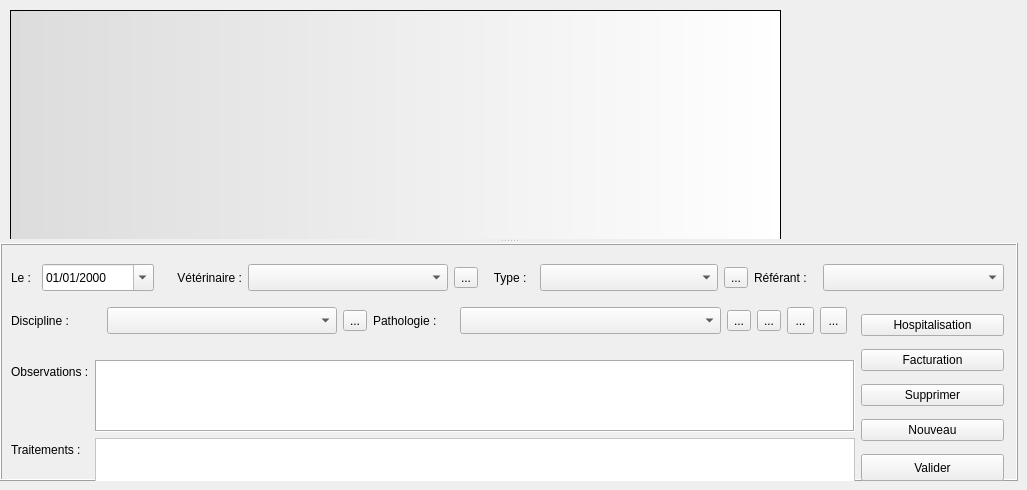
  <widget class="QWidget" name="tab_consulation">
   <attribute name="title">
    <string>Consultations</string>
   </attribute>
   <widget class="QSplitter" name="splitter">
    <property name="geometry">
     <rect>
      <x>0</x>
      <y>0</y>
      <width>1018</width>
      <height>481</height>
     </rect>
    </property>
    <property name="sizePolicy">
     <sizepolicy hsizetype="Preferred" vsizetype="Preferred">
      <horstretch>0</horstretch>
      <verstretch>0</verstretch>
     </sizepolicy>
    </property>
    <property name="maximumSize">
     <size>
      <width>16777215</width>
      <height>16777215</height>
     </size>
    </property>
    <property name="orientation">
     <enum>Qt::Vertical</enum>
    </property>
    <widget class="QFrame" name="frame_med_sup">
     <property name="styleSheet">
      <string notr="true">background-color: rgb(188, 255, 231,0);</string>
     </property>
     <property name="frameShape">
      <enum>QFrame::Box</enum>
     </property>
     <property name="frameShadow">
      <enum>QFrame::Raised</enum>
     </property>
     <widget class="QTextBrowser" name="textBrowser_consultations">
      <property name="geometry">
       <rect>
        <x>10</x>
        <y>10</y>
        <width>771</width>
        <height>401</height>
       </rect>
      </property>
      <property name="styleSheet">
       <string notr="true">background-position: right; background-image:  url(:/newPrefix/images/openvet.png);background-repeat: no-repeat; 
background-color: qlineargradient(spread:pad, x1:0, y1:0, x2:1, y2:0, stop:0 rgba(220, 220, 220, 255), stop:1 rgba(255, 255, 255, 255));</string>
      </property>
     </widget>
     <widget class="QListView" name="listView_vaccins">
      <property name="geometry">
       <rect>
        <x>790</x>
        <y>10</y>
        <width>221</width>
        <height>141</height>
       </rect>
      </property>
     </widget>
    </widget>
    <widget class="QFrame" name="frame_med_inf">
     <property name="sizePolicy">
      <sizepolicy hsizetype="Preferred" vsizetype="Expanding">
       <horstretch>0</horstretch>
       <verstretch>0</verstretch>
      </sizepolicy>
     </property>
     <property name="minimumSize">
      <size>
       <width>0</width>
       <height>0</height>
      </size>
     </property>
     <property name="toolTip">
      <string>Ajouter un commentaire</string>
     </property>
     <property name="styleSheet">
      <string notr="true"/>
     </property>
     <property name="frameShape">
      <enum>QFrame::Box</enum>
     </property>
     <property name="frameShadow">
      <enum>QFrame::Raised</enum>
     </property>
     <widget class="QWidget" name="layoutWidget">
      <property name="geometry">
       <rect>
        <x>11</x>
        <y>11</y>
        <width>993</width>
        <height>246</height>
       </rect>
      </property>
      <layout class="QVBoxLayout" name="verticalLayout_6">
       <item>
        <layout class="QHBoxLayout" name="horizontalLayout">
         <property name="spacing">
          <number>6</number>
         </property>
         <item>
          <widget class="QLabel" name="label_13">
           <property name="maximumSize">
            <size>
             <width>25</width>
             <height>27</height>
            </size>
           </property>
           <property name="text">
            <string>Le :</string>
           </property>
           <property name="buddy">
            <cstring>dateEdit_consult</cstring>
           </property>
          </widget>
         </item>
         <item>
          <widget class="QDateEdit" name="dateEdit_consult">
           <property name="sizePolicy">
            <sizepolicy hsizetype="Fixed" vsizetype="Fixed">
             <horstretch>0</horstretch>
             <verstretch>0</verstretch>
            </sizepolicy>
           </property>
           <property name="minimumSize">
            <size>
             <width>112</width>
             <height>27</height>
            </size>
           </property>
           <property name="maximumSize">
            <size>
             <width>16777215</width>
             <height>27</height>
            </size>
           </property>
           <property name="toolTip">
            <string>Date de consultation</string>
           </property>
           <property name="displayFormat">
            <string>dd/MM/yyyy</string>
           </property>
           <property name="calendarPopup">
            <bool>true</bool>
           </property>
          </widget>
         </item>
         <item>
          <widget class="QLabel" name="label">
           <property name="minimumSize">
            <size>
             <width>82</width>
             <height>0</height>
            </size>
           </property>
           <property name="maximumSize">
            <size>
             <width>82</width>
             <height>27</height>
            </size>
           </property>
           <property name="text">
            <string>Vétérinaire :</string>
           </property>
           <property name="textFormat">
            <enum>Qt::AutoText</enum>
           </property>
           <property name="alignment">
            <set>Qt::AlignRight|Qt::AlignTrailing|Qt::AlignVCenter</set>
           </property>
           <property name="textInteractionFlags">
            <set>Qt::LinksAccessibleByMouse</set>
           </property>
           <property name="buddy">
            <cstring>comboBox_veterinaire</cstring>
           </property>
          </widget>
         </item>
         <item>
          <widget class="MyComboBox" name="comboBox_veterinaire">
           <property name="sizePolicy">
            <sizepolicy hsizetype="Fixed" vsizetype="Fixed">
             <horstretch>0</horstretch>
             <verstretch>0</verstretch>
            </sizepolicy>
           </property>
           <property name="minimumSize">
            <size>
             <width>200</width>
             <height>27</height>
            </size>
           </property>
           <property name="maximumSize">
            <size>
             <width>16777215</width>
             <height>27</height>
            </size>
           </property>
           <property name="toolTip">
            <string>Vétérinaire consultant</string>
           </property>
           <property name="styleSheet">
            <string notr="true">selection-background-color: rgb(255, 255, 127);</string>
           </property>
           <property name="editable">
            <bool>false</bool>
           </property>
           <property name="frame">
            <bool>true</bool>
           </property>
          </widget>
         </item>
         <item>
          <widget class="QToolButton" name="toolButton_Veterinaire">
           <property name="toolTip">
            <string>Editer la liste des vétérinaires</string>
           </property>
           <property name="text">
            <string>...</string>
           </property>
           <property name="icon">
            <iconset resource="resources.qrc">
             <normaloff>:/newPrefix/images/edit1.png</normaloff>:/newPrefix/images/edit1.png</iconset>
           </property>
           <property name="iconSize">
            <size>
             <width>20</width>
             <height>20</height>
            </size>
           </property>
          </widget>
         </item>
         <item>
          <widget class="QLabel" name="label_12">
           <property name="maximumSize">
            <size>
             <width>50</width>
             <height>27</height>
            </size>
           </property>
           <property name="text">
            <string>   Type :</string>
           </property>
           <property name="buddy">
            <cstring>comboBox_consultType</cstring>
           </property>
          </widget>
         </item>
         <item>
          <widget class="MyComboBox" name="comboBox_consultType">
           <property name="minimumSize">
            <size>
             <width>160</width>
             <height>27</height>
            </size>
           </property>
           <property name="maximumSize">
            <size>
             <width>16777215</width>
             <height>27</height>
            </size>
           </property>
           <property name="toolTip">
            <string>Choir le type dominant de la consultation</string>
           </property>
           <property name="styleSheet">
            <string notr="true">selection-background-color: rgb(255, 255, 127);</string>
           </property>
          </widget>
         </item>
         <item>
          <widget class="QToolButton" name="toolButton_TypeConsultation">
           <property name="toolTip">
            <string>Editer les types de consultation</string>
           </property>
           <property name="text">
            <string>...</string>
           </property>
           <property name="icon">
            <iconset resource="resources.qrc">
             <normaloff>:/newPrefix/images/edit1.png</normaloff>:/newPrefix/images/edit1.png</iconset>
           </property>
           <property name="iconSize">
            <size>
             <width>20</width>
             <height>20</height>
            </size>
           </property>
          </widget>
         </item>
         <item>
          <widget class="QLabel" name="label_Referant">
           <property name="maximumSize">
            <size>
             <width>63</width>
             <height>27</height>
            </size>
           </property>
           <property name="text">
            <string>Référant :</string>
           </property>
           <property name="buddy">
            <cstring>comboBox_Referant</cstring>
           </property>
          </widget>
         </item>
         <item>
          <widget class="MyComboBox" name="comboBox_Referant">
           <property name="minimumSize">
            <size>
             <width>181</width>
             <height>27</height>
            </size>
           </property>
           <property name="maximumSize">
            <size>
             <width>16777215</width>
             <height>27</height>
            </size>
           </property>
           <property name="toolTip">
            <string>Choisir un vétérinaire référant</string>
           </property>
           <property name="styleSheet">
            <string notr="true">selection-background-color: rgb(255, 255, 127);</string>
           </property>
           <property name="editable">
            <bool>false</bool>
           </property>
          </widget>
         </item>
        </layout>
       </item>
       <item>
        <layout class="QHBoxLayout" name="horizontalLayout_8">
         <item>
          <layout class="QVBoxLayout" name="verticalLayout_5">
           <item>
            <layout class="QHBoxLayout" name="horizontalLayout_7">
             <item>
              <widget class="QLabel" name="label_17">
               <property name="maximumSize">
                <size>
                 <width>90</width>
                 <height>27</height>
                </size>
               </property>
               <property name="text">
                <string>Discipline :</string>
               </property>
              </widget>
             </item>
             <item>
              <widget class="MyComboBox" name="comboBox_PathologieDomaine">
               <property name="minimumSize">
                <size>
                 <width>200</width>
                 <height>27</height>
                </size>
               </property>
               <property name="maximumSize">
                <size>
                 <width>230</width>
                 <height>27</height>
                </size>
               </property>
               <property name="toolTip">
                <string>Domaine pathologique dominant de la consultation</string>
               </property>
               <property name="styleSheet">
                <string notr="true">selection-background-color: rgb(255, 255, 127);</string>
               </property>
              </widget>
             </item>
             <item>
              <widget class="QToolButton" name="toolButton_EditDomaine">
               <property name="text">
                <string>...</string>
               </property>
               <property name="icon">
                <iconset resource="resources.qrc">
                 <normaloff>:/newPrefix/images/edit1.png</normaloff>:/newPrefix/images/edit1.png</iconset>
               </property>
               <property name="iconSize">
                <size>
                 <width>20</width>
                 <height>20</height>
                </size>
               </property>
              </widget>
             </item>
             <item>
              <widget class="QLabel" name="label_Pathologie">
               <property name="minimumSize">
                <size>
                 <width>81</width>
                 <height>0</height>
                </size>
               </property>
               <property name="maximumSize">
                <size>
                 <width>81</width>
                 <height>27</height>
                </size>
               </property>
               <property name="text">
                <string>Pathologie :</string>
               </property>
              </widget>
             </item>
             <item>
              <widget class="MyComboBox" name="comboBox_Pathologie">
               <property name="minimumSize">
                <size>
                 <width>221</width>
                 <height>27</height>
                </size>
               </property>
               <property name="maximumSize">
                <size>
                 <width>261</width>
                 <height>27</height>
                </size>
               </property>
               <property name="toolTip">
                <string>Pressez Enrée pour valider la sélection</string>
               </property>
               <property name="styleSheet">
                <string notr="true">selection-background-color: rgb(255, 255, 127);</string>
               </property>
               <property name="editable">
                <bool>false</bool>
               </property>
              </widget>
             </item>
             <item>
              <widget class="QToolButton" name="toolButton_EditPathologie">
               <property name="toolTip">
                <string>Editer les pathologies</string>
               </property>
               <property name="text">
                <string>...</string>
               </property>
               <property name="icon">
                <iconset resource="resources.qrc">
                 <normaloff>:/newPrefix/images/edit1.png</normaloff>:/newPrefix/images/edit1.png</iconset>
               </property>
               <property name="iconSize">
                <size>
                 <width>20</width>
                 <height>20</height>
                </size>
               </property>
              </widget>
             </item>
             <item>
              <widget class="QToolButton" name="toolButton_ScanPathologie">
               <property name="toolTip">
                <string>Rechercher une pathologie</string>
               </property>
               <property name="text">
                <string>...</string>
               </property>
               <property name="icon">
                <iconset resource="resources.qrc">
                 <normaloff>:/newPrefix/images/loupe2.png</normaloff>:/newPrefix/images/loupe2.png</iconset>
               </property>
               <property name="iconSize">
                <size>
                 <width>20</width>
                 <height>20</height>
                </size>
               </property>
              </widget>
             </item>
             <item>
              <widget class="QToolButton" name="toolButton_Pathologie">
               <property name="minimumSize">
                <size>
                 <width>27</width>
                 <height>27</height>
                </size>
               </property>
               <property name="maximumSize">
                <size>
                 <width>27</width>
                 <height>27</height>
                </size>
               </property>
               <property name="toolTip">
                <string>Accès au formulaire de pathologie</string>
               </property>
               <property name="text">
                <string>...</string>
               </property>
               <property name="icon">
                <iconset resource="resources.qrc">
                 <normaloff>:/newPrefix/images/pathologie.png</normaloff>:/newPrefix/images/pathologie.png</iconset>
               </property>
               <property name="iconSize">
                <size>
                 <width>36</width>
                 <height>36</height>
                </size>
               </property>
              </widget>
             </item>
             <item>
              <widget class="QToolButton" name="toolButton_comment">
               <property name="minimumSize">
                <size>
                 <width>27</width>
                 <height>27</height>
                </size>
               </property>
               <property name="maximumSize">
                <size>
                 <width>27</width>
                 <height>27</height>
                </size>
               </property>
               <property name="toolTip">
                <string>Ajouter un commentaire</string>
               </property>
               <property name="text">
                <string>...</string>
               </property>
               <property name="icon">
                <iconset resource="resources.qrc">
                 <normaloff>:/newPrefix/images/info.png</normaloff>:/newPrefix/images/info.png</iconset>
               </property>
               <property name="iconSize">
                <size>
                 <width>48</width>
                 <height>48</height>
                </size>
               </property>
              </widget>
             </item>
            </layout>
           </item>
           <item>
            <widget class="QLabel" name="label_Pathologies">
             <property name="maximumSize">
              <size>
               <width>16777215</width>
               <height>27</height>
              </size>
             </property>
             <property name="toolTip">
              <string>Pathologies selectionnées</string>
             </property>
             <property name="text">
              <string/>
             </property>
             <property name="textFormat">
              <enum>Qt::RichText</enum>
             </property>
             <property name="alignment">
              <set>Qt::AlignCenter</set>
             </property>
            </widget>
           </item>
           <item>
            <layout class="QFormLayout" name="formLayout">
             <property name="fieldGrowthPolicy">
              <enum>QFormLayout::AllNonFixedFieldsGrow</enum>
             </property>
             <item row="0" column="0">
              <widget class="QLabel" name="label_14">
               <property name="text">
                <string>Observations :</string>
               </property>
              </widget>
             </item>
             <item row="0" column="1">
              <widget class="QTextEdit" name="textEdit_consultObs">
               <property name="sizePolicy">
                <sizepolicy hsizetype="Preferred" vsizetype="Preferred">
                 <horstretch>0</horstretch>
                 <verstretch>0</verstretch>
                </sizepolicy>
               </property>
               <property name="minimumSize">
                <size>
                 <width>760</width>
                 <height>0</height>
                </size>
               </property>
               <property name="maximumSize">
                <size>
                 <width>16777215</width>
                 <height>111</height>
                </size>
               </property>
               <property name="toolTip">
                <string>Insérer les observations cliniques</string>
               </property>
               <property name="styleSheet">
                <string notr="true">background-color: rgb(255, 255, 255);</string>
               </property>
               <property name="frameShape">
                <enum>QFrame::Box</enum>
               </property>
               <property name="frameShadow">
                <enum>QFrame::Sunken</enum>
               </property>
              </widget>
             </item>
             <item row="1" column="0">
              <widget class="QLabel" name="label_15">
               <property name="text">
                <string>Traitements :</string>
               </property>
              </widget>
             </item>
             <item row="1" column="1">
              <widget class="QTextEdit" name="textEdit_consultTrait">
               <property name="sizePolicy">
                <sizepolicy hsizetype="Fixed" vsizetype="Fixed">
                 <horstretch>0</horstretch>
                 <verstretch>0</verstretch>
                </sizepolicy>
               </property>
               <property name="minimumSize">
                <size>
                 <width>760</width>
                 <height>0</height>
                </size>
               </property>
               <property name="maximumSize">
                <size>
                 <width>16777215</width>
                 <height>51</height>
                </size>
               </property>
               <property name="toolTip">
                <string>Inserez les traitements</string>
               </property>
               <property name="styleSheet">
                <string notr="true">background-color: rgb(255, 255, 255);</string>
               </property>
              </widget>
             </item>
            </layout>
           </item>
          </layout>
         </item>
         <item>
          <layout class="QVBoxLayout" name="verticalLayout">
           <item>
            <widget class="QPushButton" name="pushButton_Hospit">
             <property name="toolTip">
              <string>Imprimer la fiche d'hospitalisation</string>
             </property>
             <property name="text">
              <string>Hospitalisation</string>
             </property>
            </widget>
           </item>
           <item>
            <widget class="QPushButton" name="pushButton_Facturation">
             <property name="toolTip">
              <string>Basculer en facturation</string>
             </property>
             <property name="text">
              <string>Facturation</string>
             </property>
            </widget>
           </item>
           <item>
            <widget class="QPushButton" name="pushButton_Supprimer">
             <property name="toolTip">
              <string>Supprimer cette consultation</string>
             </property>
             <property name="text">
              <string>Supprimer</string>
             </property>
            </widget>
           </item>
           <item>
            <widget class="QPushButton" name="pushButton_Nouveau">
             <property name="toolTip">
              <string>Ajouter une nouvelle consultation</string>
             </property>
             <property name="text">
              <string>Nouveau</string>
             </property>
            </widget>
           </item>
           <item>
            <widget class="QPushButton" name="pushButton_valider">
             <property name="minimumSize">
              <size>
               <width>0</width>
               <height>27</height>
              </size>
             </property>
             <property name="toolTip">
              <string>Enregistrer cette consultation</string>
             </property>
             <property name="text">
              <string>Valider</string>
             </property>
            </widget>
           </item>
          </layout>
         </item>
        </layout>
       </item>
      </layout>
     </widget>
    </widget>
   </widget>
  </widget>
